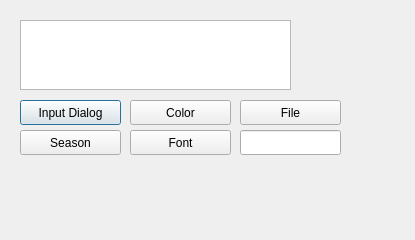
<?xml version="1.0" encoding="UTF-8"?>
<ui version="4.0">
 <class>Dialog</class>
 <widget class="QDialog" name="Dialog">
  <property name="geometry">
   <rect>
    <x>0</x>
    <y>0</y>
    <width>415</width>
    <height>240</height>
   </rect>
  </property>
  <property name="windowTitle">
   <string>Dialog</string>
  </property>
  <widget class="QTextEdit" name="textEdit">
   <property name="geometry">
    <rect>
     <x>20</x>
     <y>20</y>
     <width>271</width>
     <height>70</height>
    </rect>
   </property>
   <property name="readOnly">
    <bool>true</bool>
   </property>
  </widget>
  <widget class="QPushButton" name="btnName">
   <property name="geometry">
    <rect>
     <x>20</x>
     <y>100</y>
     <width>101</width>
     <height>25</height>
    </rect>
   </property>
   <property name="text">
    <string>Input Dialog</string>
   </property>
  </widget>
  <widget class="QPushButton" name="btnSeason">
   <property name="geometry">
    <rect>
     <x>20</x>
     <y>130</y>
     <width>101</width>
     <height>25</height>
    </rect>
   </property>
   <property name="text">
    <string>Season</string>
   </property>
  </widget>
  <widget class="QPushButton" name="btnColor">
   <property name="geometry">
    <rect>
     <x>130</x>
     <y>100</y>
     <width>101</width>
     <height>25</height>
    </rect>
   </property>
   <property name="text">
    <string>Color</string>
   </property>
  </widget>
  <widget class="QPushButton" name="btnFont">
   <property name="geometry">
    <rect>
     <x>130</x>
     <y>130</y>
     <width>101</width>
     <height>25</height>
    </rect>
   </property>
   <property name="text">
    <string>Font</string>
   </property>
  </widget>
  <widget class="QPushButton" name="btnFile">
   <property name="geometry">
    <rect>
     <x>240</x>
     <y>100</y>
     <width>101</width>
     <height>25</height>
    </rect>
   </property>
   <property name="text">
    <string>File</string>
   </property>
  </widget>
  <widget class="QLineEdit" name="lineEdit">
   <property name="geometry">
    <rect>
     <x>240</x>
     <y>130</y>
     <width>101</width>
     <height>25</height>
    </rect>
   </property>
  </widget>
 </widget>
 <resources/>
 <connections/>
</ui>
